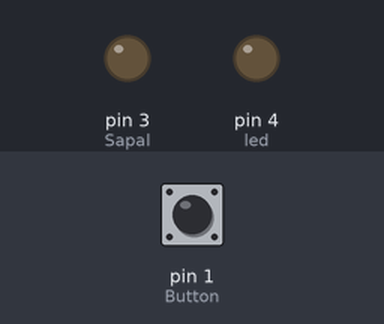
Simulated run of this sketch. Board: Arduino Uno, built with avr-gcc and run on an emulated ATmega328P. Shown: output pins drawn as LEDs (lit = HIGH). Dashed ring = blinking. Inputs (shaded band) come from the test bench; at power-on: pin 1 (Button) HIGH.

Above: at 1.2 s.
1.3 s: pin 1 (Button) pulled LOW for 3.2 s
At 1.9 s:
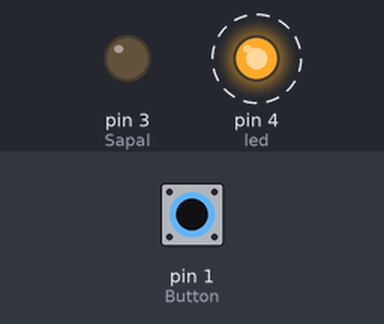
Timing chart, 0 to 5.8 s (numbered marks = the images above; inputs shaded):
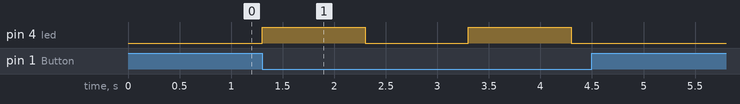

The sketch:

v0.1.ino
```cpp
#include <Adafruit_BMP085.h>
#define led 4
#define Sapal 3                                               //пин запала
#define Button 1
#define Signal 4
#define TodayPressure 101500                                  //атмосферное давление сегодня на уровне моря
/*
float alt=0.0;
float alt_start=0.0;
float alt_prev=0.0;
float millisPrevious=0.0;
float start_h=0.0;
float time_start=0.0;
int millis_b =0;
int k_on = 0;
int c=0;
int ident_fly=0;
int apogei=0;
float max_alt=0.0;
boolean F = 0;                                                //флаг нажатия на кнопку
*/
Adafruit_BMP085 bmp;                                          //создание объекта барометра

void setup() {
  pinMode(led, OUTPUT);

  if (!bmp.begin()) {
    while(true){
      digitalWrite(led, HIGH);
      delay(200);
      digitalWrite(led, LOW);
      delay(200);
      }
  }
  pinMode(Sapal, OUTPUT);
  pinMode(Button, INPUT_PULLUP);                                //инициализируем пин кнопки и подтягиваем землю
  digitalWrite(Sapal, LOW);
}

void loop() {

if (not(digitalRead(Button))){
 digitalWrite(led, HIGH);
 delay(1000);
 digitalWrite(led, LOW);
 delay(1000);
//  F=1;
//  start_h=bmp.readAltitude(TodayPressure);
  }
/*
if (F){                                                      //если во флаге кнопка нажата
       alt = bmp.readAltitude(TodayPressure);
    if((alt>(alt_start+5))&&(ident_fly<5))
    ident_fly++;
  if((c==5)&&(ident_fly==5)&&(apogei==0)) {
    apogei=1;
    c=6;
    ident_fly=6;
    digitalWrite(Sapal, HIGH);
    digitalWrite(Signal, HIGH);

    while(true){
      digitalWrite(led, HIGH);
      delay(200);
      digitalWrite(led, LOW);
      delay(200);
    }

  }
  else if((alt<alt_prev)&&(c<5)){
    c=c+1;
  } else {
    c=0;
  }
  if(alt>max_alt) max_alt=alt;
  alt_prev=alt;
  }
*/
}
```

Measured:
- after the input at 1.3 s, pin 4 (led): alternates HIGH for 1.0 s and LOW for 1.0 s, 4 changes in all, then stays LOW, starting at once
